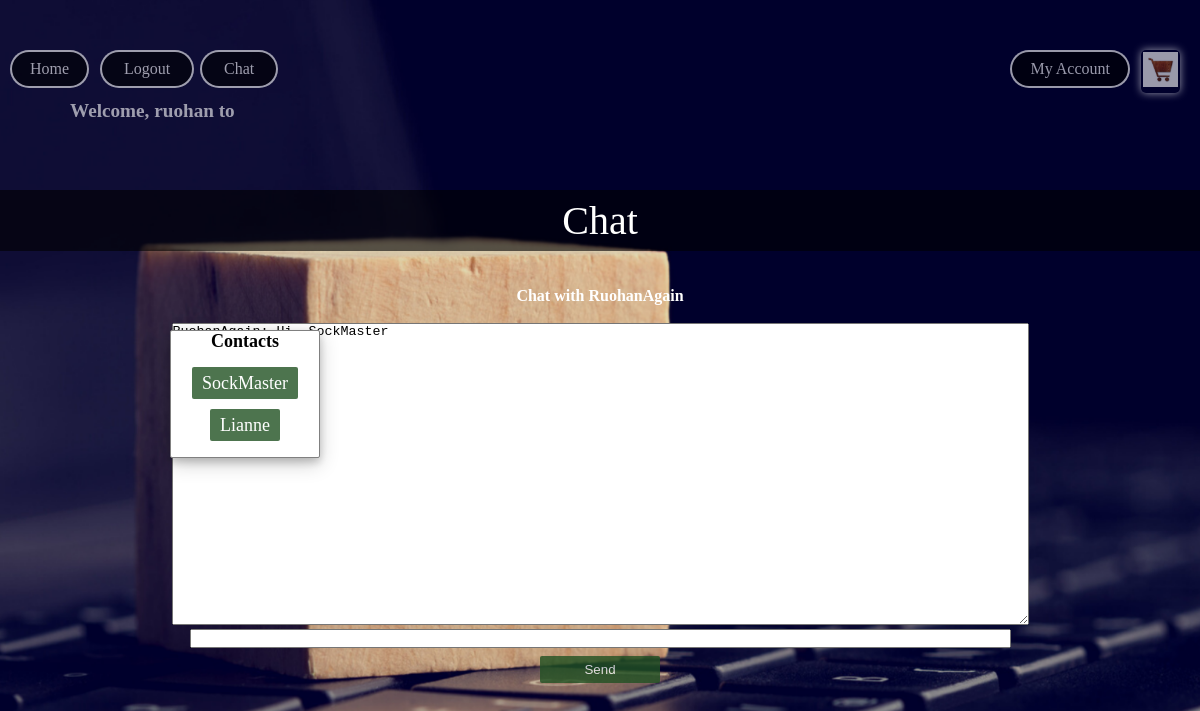
The page /chat/5/ (signed in) on the database its author committed.
### chat/models.py (models this page shows)
class InRoom(models.Model):
    room = models.ForeignKey(ChatRoom, on_delete=models.CASCADE, null=True)
    user = models.ForeignKey(User, on_delete=models.CASCADE, null=True)
    name = models.CharField(max_length=200)

class ChatRoom(models.Model):
    members = models.ManyToManyField(User, through='InRoom')
    chat_log = models.TextField(default='')

### chat/views.py (the view)
# urls.py: path('<int:room_id>/', views.chat_room, name='chat_room'),
@login_required
def chat_room(request, room_id):
    context = {'user': request.user, 'inrooms': request.user.inroom_set.all()}
    room = ChatRoom.objects.get(id=room_id)
    context['room_id'] = str(room.id)
    members = room.members.all()
    room_name = ''
    for m in members:
        if m.username != request.user.username:
            room_name = m.username
            break
    context['room_name'] = room_name
    context['chat_log'] = room.chat_log
    return render(request, 'chat/chat.html', context)

### chat/templates/chat/chat.html (shortened to what this page needs)
<!DOCTYPE html>
<html lang="en">
<head>
</head>
<body>
{% extends 'product/navbar.html' %}
{% block content %}
    <div class='center-up'>Chat</div><br/>
        <div class="this-layout">
	    <p><h4>Contacts</h4></p><br/>
            {% for i in inrooms %}
	    <a class="button" href="{% url 'chat_room' i.room.id %}">{{ i.name }}</a><br/><br/>
            {% endfor %}
        </div>
    <div class="center">
        <div class="chat-box">
            <br/>
            <h4>Chat with {{ room_name }}</h4><br/>
            <textarea id="chat-log" cols="105" rows="20">{{ chat_log }}</textarea><br/>
            <input id="chat-message-input" type="text" size="100"/><br/>
            <input id="chat-message-submit" type="button" value="Send" class="button" style="width: 10%"/>
        </div>
    </div>
{% endblock %}

### product/templates/product/navbar.html (shortened to what this page needs)
{% load static %}
<!DOCTYPE html>
<html lang="en">
<head>
    <link rel="stylesheet" type="text/css" href="{% static 'product/style.css' %}"/>
</head>
<body>
<div class="nav">
    <ul>
        {% if user.username %}
            <div class="welcmsg">
                <li><h4>Welcome, {{ user.username }} to</h4></li>
            </div>
            <li><a href="{% url 'index' %}" class="home-btn"><span>Home</span></a></li>
            <li><a href="{% url 'logout' %}" class="top-links"><span>Logout</span></a></li>
        {% else %}
            <li><a href="{% url 'signup' %}" class="signup-btn"><span>Signup</span></a></li>
            <li><a href="{% url 'login' %}" class="top-links"><span>Login</span></a></li>
        {% endif %}
        <li><a href="{% url 'chat_index' %}" class="chat-btn"><span>Chat</span></a></li>
        <li><a href="{% url 'cart' %}" class="cart-btn"><span><img src="{% static 'product/cart.jpg' %}" height="35"
                                                                   width="35"></span></a></li>
        <li class="dropdown">
            <a href="javascript:void(0)" class="drop-btn"><span>My Account</span></a>
        </li>
    </ul>
</div>
<br/>
{% block content %}
{% endblock %}
</body>
</html>

### product/static/product/style.css (style rules this page uses)
* { margin: 0; padding: 0; -moz-box-sizing: border-box; box-sizing: border-box; }
html { height: 100%; }
body { font-family: "Georgia"; background-image: url("back.png"); background-repeat: no-repeat; background-size: cover; height: 100%; overflow-y: scroll; overflow-x: hidden; max-width: 100%; }
.nav ul { display: inline-flex; margin: 50px; }
.nav ul li { opacity: 0.6; transition: 0.3s; list-style: none; margin: 0 20px; color: white; cursor: pointer; }
.home-btn { left: 10px; display: inline; position: fixed; text-decoration: none; color: white; border: 2px solid transparent; border-radius: 20px; background-image: linear-gradient(#000000, #000000), radial-gradient(circle at top left, white, white); background-origin: border-box; background-clip: content-box,border-box; }
.home-btn span { display: block; padding: 8px 18px; }
.center { text-align: center; }
.top-links { left: 100px; display: inline; position: fixed; text-decoration: none; color: white; border: 2px solid transparent; border-radius: 20px; background-image: linear-gradient(#000000, #000000), radial-gradient(circle at top left, white, white); background-origin: border-box; background-clip: content-box,border-box; }
.top-links span { display: block; padding: 8px 22px; }
.cart-btn { right: 20px; display: inline; position: fixed; border: 2px solid transparent; box-shadow: 0px 0px 8px #ffffff; border-radius: 5px; }
.drop-btn { right: 70px; display: inline; position: fixed; color: white; text-align: center; padding: 0px 0px; text-decoration: none; border: 2px solid transparent; border-radius: 20px; background-image: linear-gradient(#000000, #000000), radial-gradient(circle at top left, white, white); background-origin: border-box; background-clip: content-box,border-box; }
.drop-btn span { display: block; padding: 8px 18px; }
li.dropdown { display: inline-block; right: 200px; }
.welcmsg { font-size: larger; padding-top: 50px; display: inline; }
.center-up { font-family: Verdana; background: rgba(0, 0, 0, 0.6); color: white; font-size: 40px; padding-top: 7px; padding-bottom: 7px; text-align: center; bottom: 40px; }
.button { border-radius: 2px; text-decoration: none; background-color: #215223; color: white; padding: 6px 10px; margin: 8px 0; border: none; cursor: pointer; width: 50%; opacity: 0.8; }
.chat-btn { left: 200px; display: inline; position: fixed; text-decoration: none; color: white; border: 2px solid transparent; border-radius: 20px; background-image: linear-gradient(#000000, #000000), radial-gradient(circle at top left, white, white); background-origin: border-box; background-clip: content-box,border-box; }
.chat-btn span { display: block; padding: 8px 22px; }
.chat-box { color: white; }

### chat/templates/chat/chat.html (style rules this page uses)
.this-layout { border: 2px solid transparent; border-radius: 2px; font-family: "Georgia"; box-shadow: 0 4px 8px 0 rgba(0, 0, 0, 0.2), 0 6px 20px 0 rgba(0, 0, 0, 0.19); text-align: center; font-size: large; border: 1px solid grey; top: 0; background-color: #ffffff; margin: 0 auto; width: 150px; height: auto; position: fixed; left: 170px; top: 330px; }

### rows shown on the page
InRoom: name "SockMaster"
InRoom: name "Lianne"
ChatRoom: chat_log "RuohanAgain: Hi, SockMaster SockMaster: Hi"

### other values the page prints
{{ user.username }} "ruohan"
{{ room_name }} "RuohanAgain"
